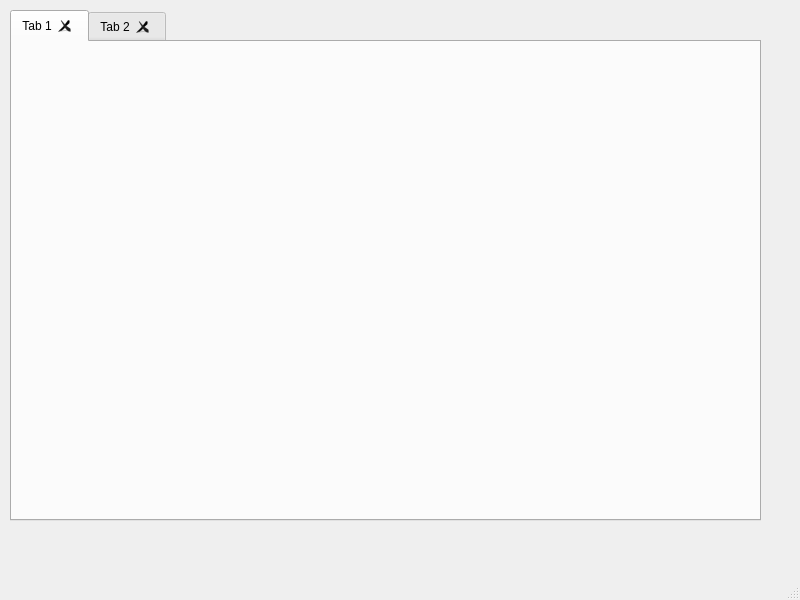
<?xml version="1.0" encoding="UTF-8"?>
<ui version="4.0">
 <class>MainWindow</class>
 <widget class="QMainWindow" name="MainWindow">
  <property name="geometry">
   <rect>
    <x>0</x>
    <y>0</y>
    <width>800</width>
    <height>600</height>
   </rect>
  </property>
  <property name="windowTitle">
   <string>MainWindow</string>
  </property>
  <widget class="QWidget" name="centralwidget">
   <widget class="QTabWidget" name="tabWidget">
    <property name="geometry">
     <rect>
      <x>10</x>
      <y>10</y>
      <width>751</width>
      <height>511</height>
     </rect>
    </property>
    <property name="tabsClosable">
     <bool>true</bool>
    </property>
    <property name="movable">
     <bool>true</bool>
    </property>
    <widget class="QWidget" name="tab">
     <attribute name="title">
      <string>Tab 1</string>
     </attribute>
     <widget class="QLabel" name="label">
      <property name="geometry">
       <rect>
        <x>50</x>
        <y>30</y>
        <width>251</width>
        <height>261</height>
       </rect>
      </property>
      <property name="text">
       <string/>
      </property>
      <property name="pixmap">
       <pixmap>../eugene_wb.png</pixmap>
      </property>
      <property name="scaledContents">
       <bool>true</bool>
      </property>
     </widget>
    </widget>
    <widget class="QWidget" name="tab_2">
     <attribute name="title">
      <string>Tab 2</string>
     </attribute>
    </widget>
   </widget>
  </widget>
  <widget class="QMenuBar" name="menubar">
   <property name="geometry">
    <rect>
     <x>0</x>
     <y>0</y>
     <width>800</width>
     <height>30</height>
    </rect>
   </property>
  </widget>
  <widget class="QStatusBar" name="statusbar"/>
 </widget>
 <resources/>
 <connections/>
</ui>
